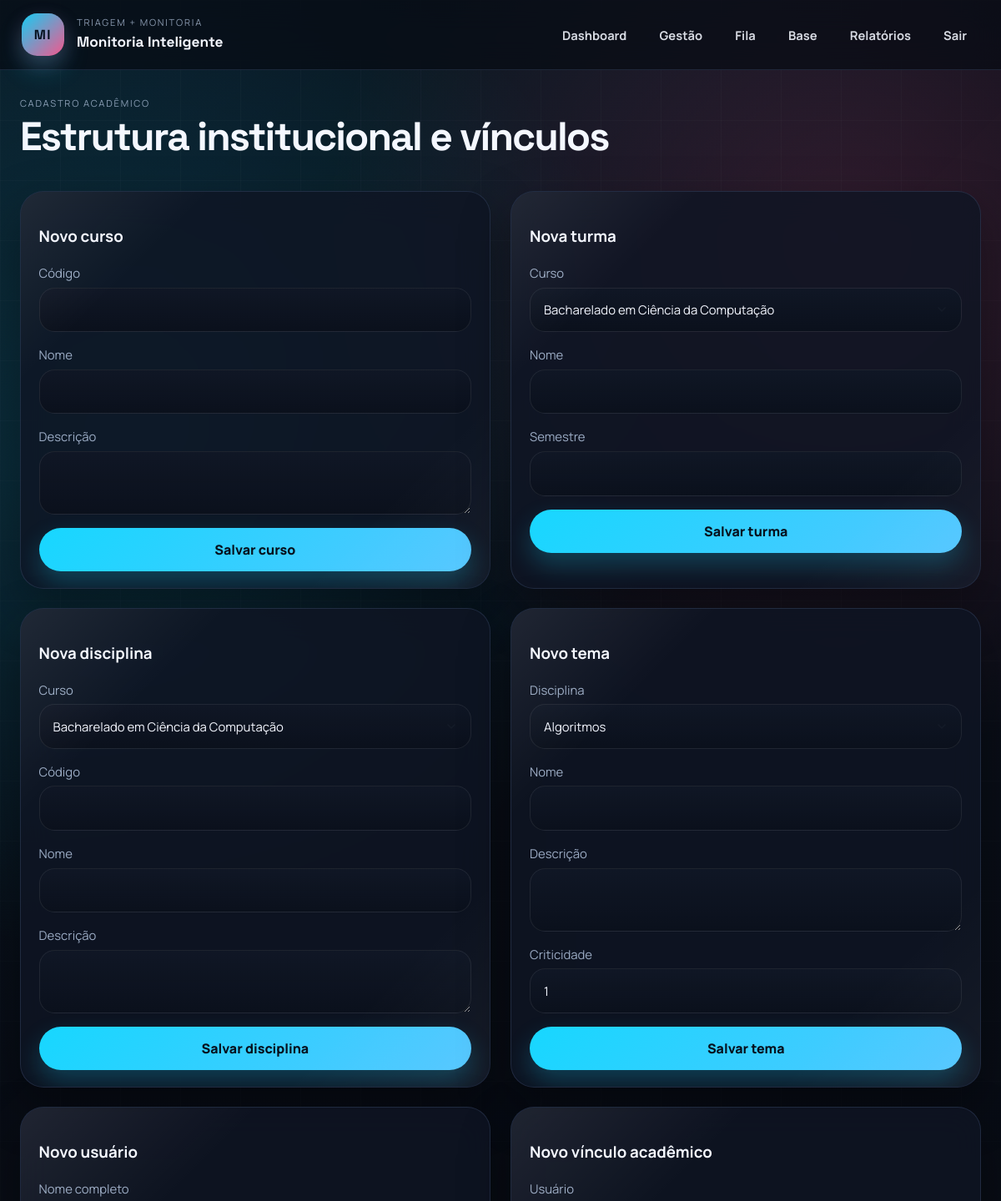
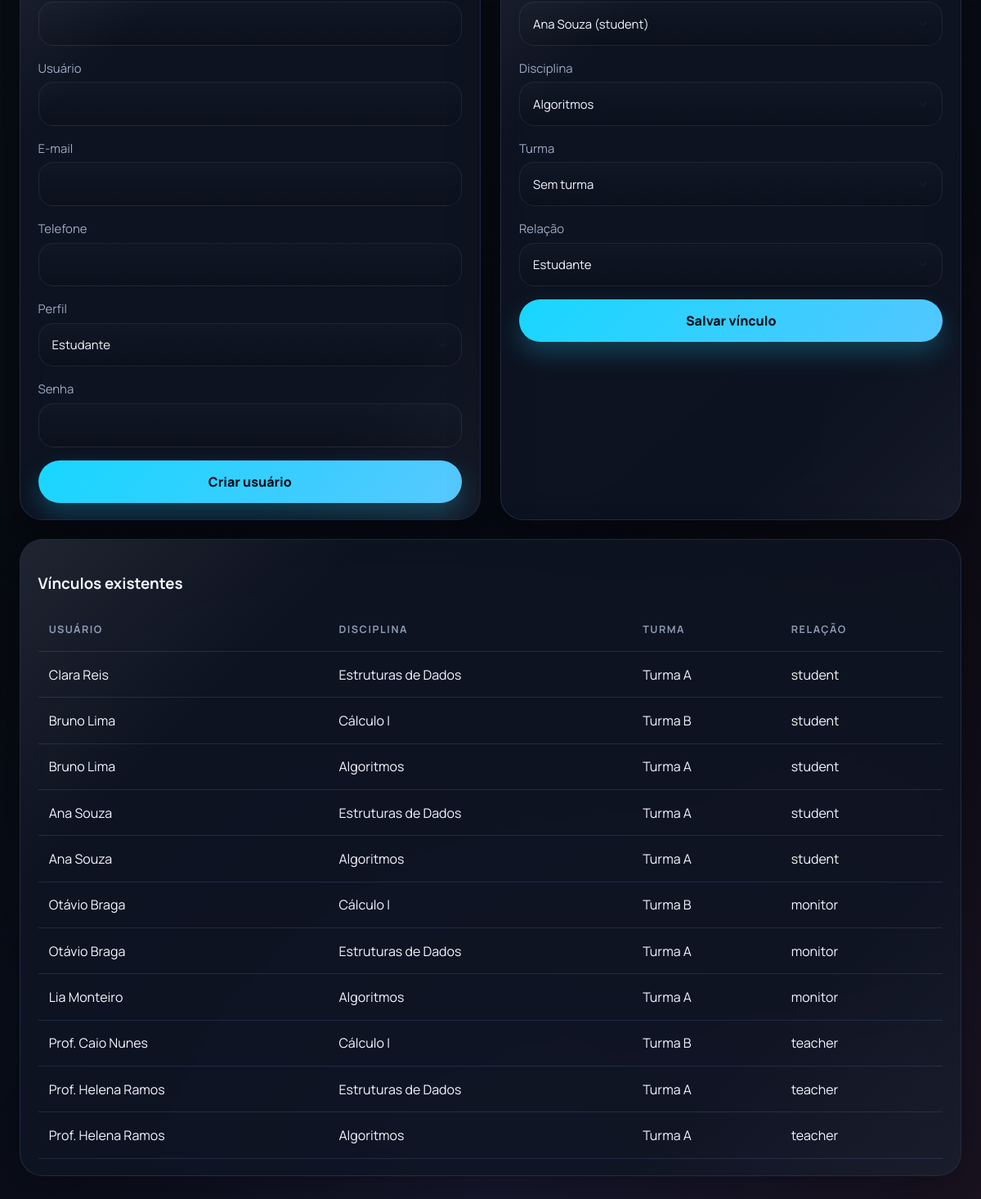
Screenshot of /admin/management (signed in) with the database file from the repository (2 pictures, top to bottom).
### app/models/domain.py (models this page shows, shortened)
class TimestampMixin:
    created_at = db.Column(db.DateTime, default=utcnow, nullable=False)
    updated_at = db.Column(
        db.DateTime,
        default=utcnow,
        onupdate=utcnow,
        nullable=False,
    )

class DisciplineMembership(TimestampMixin, db.Model):
    __tablename__ = "discipline_memberships"
    __table_args__ = (
        db.UniqueConstraint(
            "user_id",
            "discipline_id",
            "class_group_id",
            "relationship_type",
            name="uq_membership_link",
        ),
    )
    id = db.Column(db.Integer, primary_key=True)
    user_id = db.Column(db.Integer, db.ForeignKey("users.id"), nullable=False)
    discipline_id = db.Column(db.Integer, db.ForeignKey("disciplines.id"), nullable=False)
    class_group_id = db.Column(db.Integer, db.ForeignKey("class_groups.id"), nullable=True)
    relationship_type = db.Column(db.String(20), nullable=False)
    user = db.relationship("User", back_populates="memberships")
    discipline = db.relationship("Discipline", back_populates="memberships")
    class_group = db.relationship("ClassGroup", back_populates="memberships")

class User(UserMixin, TimestampMixin, db.Model):
    __tablename__ = "users"
    id = db.Column(db.Integer, primary_key=True)
    full_name = db.Column(db.String(120), nullable=False)
    username = db.Column(db.String(64), unique=True, nullable=False, index=True)
    email = db.Column(db.String(120), unique=True, nullable=False, index=True)
    role = db.Column(db.String(20), nullable=False, default="student", index=True)
    password_hash = db.Column(db.String(255), nullable=False)
    is_active_user = db.Column(db.Boolean, default=True, nullable=False)
    phone = db.Column(db.String(30))
    bio = db.Column(db.Text)
    last_login_at = db.Column(db.DateTime)
    memberships = db.relationship(
        "DisciplineMembership",
        back_populates="user",
        cascade="all, delete-orphan",
    )
    submitted_tickets = db.relationship(
        "QuestionTicket",
        back_populates="student",
        foreign_keys="QuestionTicket.student_id",
    )
    assigned_tickets = db.relationship(
        "QuestionTicket",
        back_populates="assigned_monitor",
        foreign_keys="QuestionTicket.assigned_monitor_id",
    )
    human_responses = db.relationship("HumanResponse", back_populates="responder")
    feedback_entries = db.relationship("ResponseFeedback", back_populates="student")
    validated_items = db.relationship(
        "KnowledgeBaseItem",
        back_populates="validated_by",
        foreign_keys="KnowledgeBaseItem.validated_by_id",
    )
    suggested_items = db.relationship(
        "KnowledgeBaseItem",
        back_populates="suggested_by",
        foreign_keys="KnowledgeBaseItem.suggested_by_id",
    )
    monitor_shifts = db.relationship("MonitorShift", back_populates="monitor")
    monitor_topics = db.relationship(
        "MonitorTopic",
        back_populates="monitor",
        cascade="all, delete-orphan",
    )
    alerts = db.relationship(
        "RiskAlert",
        back_populates="student",
        foreign_keys="RiskAlert.student_id",
    )
    generated_reports = db.relationship("ReportSnapshot", back_populates="generated_by")
    audit_logs = db.relationship("AuditLog", back_populates="actor")
    @property
    def is_active(self):
        return self.is_active_user
    @property
    def dashboard_endpoint(self):
        endpoints = {
            "student": "student.dashboard",
            "monitor": "monitor.dashboard",
            "teacher": "teacher.dashboard",
            "admin": "admin.dashboard",
        }
        return endpoints.get(self.role, "main.index")

class Discipline(TimestampMixin, db.Model):
    __tablename__ = "disciplines"
    id = db.Column(db.Integer, primary_key=True)
    course_id = db.Column(db.Integer, db.ForeignKey("courses.id"), nullable=False)
    code = db.Column(db.String(20), nullable=False)
    name = db.Column(db.String(120), nullable=False)
    description = db.Column(db.Text)
    course = db.relationship("Course", back_populates="disciplines")
    topics = db.relationship("Topic", back_populates="discipline")
    memberships = db.relationship("DisciplineMembership", back_populates="discipline")
    tickets = db.relationship("QuestionTicket", back_populates="discipline")
    knowledge_items = db.relationship("KnowledgeBaseItem", back_populates="discipline")
    monitor_shifts = db.relationship("MonitorShift", back_populates="discipline")
    alerts = db.relationship("RiskAlert", back_populates="discipline")

class ClassGroup(TimestampMixin, db.Model):
    __tablename__ = "class_groups"
    id = db.Column(db.Integer, primary_key=True)
    course_id = db.Column(db.Integer, db.ForeignKey("courses.id"), nullable=False)
    name = db.Column(db.String(80), nullable=False)
    semester_label = db.Column(db.String(40), nullable=False)
    course = db.relationship("Course", back_populates="class_groups")
    memberships = db.relationship("DisciplineMembership", back_populates="class_group")
    tickets = db.relationship("QuestionTicket", back_populates="class_group")
    shifts = db.relationship("MonitorShift", back_populates="class_group")

### app/admin/routes.py (the view, shortened to what this page needs)
@admin_bp.route("/management", methods=["GET", "POST"])
@login_required
@roles_required("admin")
def management():
    context = {
        "courses": Course.query.order_by(Course.name).all(),
        "class_groups": ClassGroup.query.order_by(ClassGroup.name).all(),
        "disciplines": Discipline.query.order_by(Discipline.name).all(),
        "topics": Topic.query.order_by(Topic.name).all(),
        "users": User.query.order_by(User.full_name).all(),
        "memberships": DisciplineMembership.query.order_by(DisciplineMembership.created_at.desc()).all(),
    }
    return render_template("admin/management.html", **context)

### app/__init__.py (called while the page is built)
def register_context_processors(app):
    @app.context_processor
    def inject_globals():
        return {
            "user_roles": USER_ROLES,
            "question_types": QUESTION_TYPES,
            "urgency_levels": URGENCY_LEVELS,
            "ticket_statuses": TICKET_STATUSES,
            "intervention_types": INTERVENTION_TYPES,
            "label_from": label_from,
        }

### app/models/domain.py (called while the page is built)
@login_manager.user_loader
def load_user(user_id):
    return db.session.get(User, int(user_id))

### app/templates/admin/management.html (shortened to what this page needs)
{% extends 'base.html' %}
{% block content %}
<section class="page-header">
  <div>
    <p class="eyebrow">Cadastro acadêmico</p>
    <h2>Estrutura institucional e vínculos</h2>
  </div>
</section>
<section class="dashboard-grid">
  <article class="section-card">
    <h3>Novo curso</h3>
    <form method="post" class="form-grid">
      <label><span>Código</span><input type="text" name="code" required></label>
      <label><span>Nome</span><input type="text" name="name" required></label>
      <label><span>Descrição</span><textarea name="description"></textarea></label>
      <button type="submit" class="button button-primary">Salvar curso</button>
    </form>
  </article>
  <article class="section-card">
    <h3>Nova turma</h3>
    <form method="post" class="form-grid">
      <label>
        <span>Curso</span>
        <select name="course_id" required>
          {% for course in courses %}
            <option value="{{ course.id }}">{{ course.name }}</option>
          {% endfor %}
        </select>
      </label>
      <label><span>Nome</span><input type="text" name="name" required></label>
      <label><span>Semestre</span><input type="text" name="semester_label" required></label>
      <button type="submit" class="button button-primary">Salvar turma</button>
    </form>
  </article>
</section>
<section class="dashboard-grid">
  <article class="section-card">
    <h3>Nova disciplina</h3>
    <form method="post" class="form-grid">
      <label>
        <span>Curso</span>
        <select name="course_id" required>
          {% for course in courses %}
            <option value="{{ course.id }}">{{ course.name }}</option>
          {% endfor %}
        </select>
      </label>
      <label><span>Código</span><input type="text" name="code" required></label>
      <label><span>Nome</span><input type="text" name="name" required></label>
      <label><span>Descrição</span><textarea name="description"></textarea></label>
      <button type="submit" class="button button-primary">Salvar disciplina</button>
    </form>
  </article>
  <article class="section-card">
    <h3>Novo tema</h3>
    <form method="post" class="form-grid">
      <label>
        <span>Disciplina</span>
        <select name="discipline_id" required>
          {% for discipline in disciplines %}
            <option value="{{ discipline.id }}">{{ discipline.name }}</option>
          {% endfor %}
        </select>
      </label>
      <label><span>Nome</span><input type="text" name="name" required></label>
      <label><span>Descrição</span><textarea name="description"></textarea></label>
      <label><span>Criticidade</span><input type="number" name="criticality" min="1" max="3" value="1"></label>
      <button type="submit" class="button button-primary">Salvar tema</button>
    </form>
  </article>
</section>
<section class="dashboard-grid">
  <article class="section-card">
    <h3>Novo usuário</h3>
    <form method="post" class="form-grid">
      <label><span>Nome completo</span><input type="text" name="full_name" required></label>
      <label><span>Usuário</span><input type="text" name="username" required></label>
      <label><span>E-mail</span><input type="email" name="email" required></label>
      <label><span>Telefone</span><input type="tel" name="phone"></label>
      <label>
        <span>Perfil</span>
        <select name="role" required>
          {% for value, label in user_roles %}
            <option value="{{ value }}">{{ label }}</option>
          {% endfor %}
        </select>
      </label>
      <label><span>Senha</span><input type="text" name="password" required></label>
      <button type="submit" class="button button-primary">Criar usuário</button>
    </form>
  </article>
  <article class="section-card">
    <h3>Novo vínculo acadêmico</h3>
    <form method="post" class="form-grid">
      <label>
        <span>Usuário</span>
        <select name="user_id" required>
          {% for user in users %}
            <option value="{{ user.id }}">{{ user.full_name }} ({{ user.role }})</option>
          {% endfor %}
        </select>
      </label>
      <label>
        <span>Disciplina</span>
        <select name="discipline_id" required>
          {% for discipline in disciplines %}
            <option value="{{ discipline.id }}">{{ discipline.name }}</option>
          {% endfor %}
        </select>
      </label>
      <label>
        <span>Turma</span>
        <select name="class_group_id">
          <option value="">Sem turma</option>
        </select>
      </label>
      <label>
        <span>Relação</span>
        <select name="relationship_type" required>
          <option value="student">Estudante</option>
        </select>
      </label>
      <button type="submit" class="button button-primary">Salvar vínculo</button>
    </form>
  </article>
</section>
<section class="section-card">
  <div class="section-heading">
    <h3>Vínculos existentes</h3>
  </div>
  <div class="table-wrap">
    <table>
      <thead>
        <tr>
          <th>Usuário</th>
          <th>Disciplina</th>
          <th>Turma</th>
          <th>Relação</th>
        </tr>
      </thead>
      <tbody>
        {% for membership in memberships %}
          <tr>
            <td>{{ membership.user.full_name }}</td>
            <td>{{ membership.discipline.name }}</td>
            <td>{{ membership.class_group.name if membership.class_group else '-' }}</td>
            <td>{{ membership.relationship_type }}</td>
          </tr>
        {% else %}
          <tr><td colspan="4">Nenhum vínculo cadastrado.</td></tr>
        {% endfor %}
      </tbody>
    </table>
  </div>
</section>
{% endblock %}

### rows the page displays
DisciplineMembership: user.full_name "Clara Reis", discipline.name "Estruturas de Dados", class_group "Turma A", relationship_type "student"
DisciplineMembership: user.full_name "Bruno Lima", discipline.name "Cálculo I", class_group "Turma B", relationship_type "student"
DisciplineMembership: user.full_name "Bruno Lima", discipline.name "Algoritmos", class_group "Turma A", relationship_type "student"
DisciplineMembership: user.full_name "Ana Souza", discipline.name "Estruturas de Dados", class_group "Turma A", relationship_type "student"
DisciplineMembership: user.full_name "Ana Souza", discipline.name "Algoritmos", class_group "Turma A", relationship_type "student"
DisciplineMembership: user.full_name "Otávio Braga", discipline.name "Cálculo I", class_group "Turma B", relationship_type "monitor"
DisciplineMembership: user.full_name "Otávio Braga", discipline.name "Estruturas de Dados", class_group "Turma A", relationship_type "monitor"
DisciplineMembership: user.full_name "Lia Monteiro", discipline.name "Algoritmos", class_group "Turma A", relationship_type "monitor"
DisciplineMembership: user.full_name "Prof. Caio Nunes", discipline.name "Cálculo I", class_group "Turma B", relationship_type "teacher"
DisciplineMembership: user.full_name "Prof. Helena Ramos", discipline.name "Estruturas de Dados", class_group "Turma A", relationship_type "teacher"
DisciplineMembership: user.full_name "Prof. Helena Ramos", discipline.name "Algoritmos", class_group "Turma A", relationship_type "teacher"

### other values shown
form field course_id "Bacharelado em Ciência da Computação"
form field discipline_id "Algoritmos"
form field role "Estudante"
form field user_id "Ana Souza (student)"
